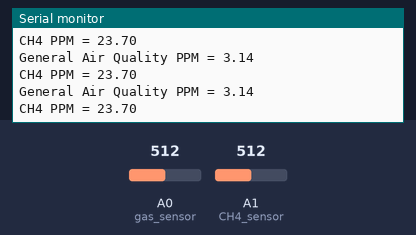
Bench run of a sketch on a simulated Arduino Uno, built with avr-gcc and run on an emulated ATmega328P. On the bench: the last lines printed to the serial monitor. The inputs (shaded band) are chosen by the test bench; at power-on: A1 (CH4_sensor) = 512, A0 (gas_sensor) = 512.

Above: at 13.4 s.
13.5 s: A1 (CH4_sensor) set to 1015
At 17.5 s:
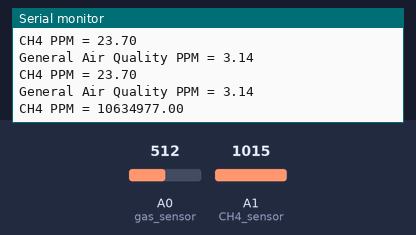
18.5 s: A1 (CH4_sensor) set to 1023
At 20.7 s:
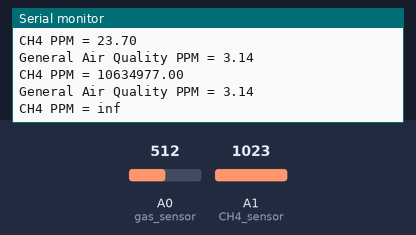

Measured:
- the behaviour switches between 1022 and 1023 on A1 (CH4_sensor) (found by bisection; images 1 and 2)
- after the input at 13.5 s, the serial monitor: prints a new line after 2.5 s (image 1)
- after the input at 18.5 s, the serial monitor: prints a new line after 1.5 s (image 2)

The sketch:

UNO_Code.ino
```cpp
#include <SoftwareSerial.h>
#include <ArduinoJson.h>
SoftwareSerial s(5,6); // setting 5-Rx pin and 6-Tx pin

int gas_sensor = A0; //Sensor pin
float m = -0.3376; //Slope
float b = 0.7165; //Y-Intercept
float R0 = 2.82; //Sensor Resistance in fresh air from previous code

int CH4_sensor = A1; //Sensor pin
float m1 = -0.3720; //Slope
float b1 = 1.3492; //Y-Intercept
float R01 = 1.45; //Sensor Resistance

void setup() {


  Serial.begin(9600);      // PC to Arduino Serial Monitor
  pinMode(gas_sensor, INPUT);
  pinMode(CH4_sensor,INPUT);
  pinMode(A2,INPUT); //For DHT Sensor
  s.begin(57600); // Arduino UNO to Node MCU serial communication
 }

 StaticJsonBuffer<500> jsonBuffer;
 JsonObject& root = jsonBuffer.createObject();

void loop() {
  float sensor_volt; //Define variable for sensor voltage
  float RS_gas; //Define variable for sensor resistance
  float ratio; //Define variable for ratio
  float sensorValue = analogRead(gas_sensor); //Read analog values of sensor
  sensor_volt = sensorValue*(5.0/1023.0); //Convert analog values to voltage
    RS_gas = ((5.0*10.0)/sensor_volt)-10.0; //Get value of RS in a gas
  ratio = RS_gas/R0;  // Get ratio RS_gas/RS_air
  double ppm_log = (log10(ratio)-b)/m; //Get ppm value in linear scale according to the the ratio value
  double ppm = pow(10, ppm_log); //Convert ppm value to log scale
  Serial.print("General Air Quality PPM = ");
  Serial.println(ppm);


  float sensor_volt1; //Define variable for sensor voltage
  float RS_gas1; //Define variable for sensor resistance
  float ratio1; //Define variable for ratio
  float sensorValue1 = analogRead(CH4_sensor); //Read analog values of sensor
  sensor_volt1 = sensorValue1*(5.0/1023.0); //Convert analog values to voltage
  RS_gas1 = ((5.0*10.0)/sensor_volt1)-10.0; //Get value of RS in a gas
  ratio1 = RS_gas1/R01;  // Get ratio RS_gas/RS_air
  double ppm_log1 = (log10(ratio1)-b1)/m1; //Get ppm value in linear scale according to the the ratio value
  double ppm1 = pow(10, ppm_log1); //Convert ppm value to log scale
  Serial.print("CH4 PPM = ");
  Serial.println(ppm1);

  root["ppm1"] = ppm;
  root["ppm2"] = ppm1;

  if(s.available()>0)
  {
    root.printTo(s);
  }

  delay(4000);                            // wait for 4 sec
 }
```
